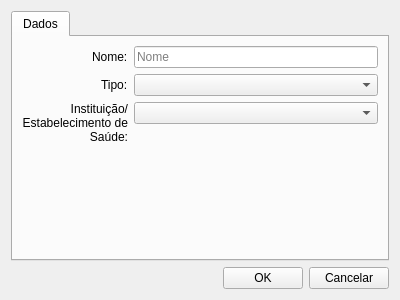
<?xml version="1.0" encoding="UTF-8"?>
<ui version="4.0">
 <class>HealthProfessionalEditView</class>
 <widget class="QDialog" name="HealthProfessionalEditView">
  <property name="geometry">
   <rect>
    <x>0</x>
    <y>0</y>
    <width>400</width>
    <height>300</height>
   </rect>
  </property>
  <property name="windowTitle">
   <string>Plataforma T-TEA - Professional de Saúde</string>
  </property>
  <property name="windowIcon">
   <iconset resource="../resources.qrc">
    <normaloff>:/icons/system/appicon</normaloff>:/icons/system/appicon</iconset>
  </property>
  <property name="modal">
   <bool>true</bool>
  </property>
  <layout class="QVBoxLayout" name="main_layout">
   <item>
    <widget class="QTabWidget" name="tab_healthprofessional">
     <property name="currentIndex">
      <number>0</number>
     </property>
     <widget class="QWidget" name="tab_data">
      <attribute name="title">
       <string>Dados</string>
      </attribute>
      <layout class="QFormLayout" name="details_layout">
       <property name="labelAlignment">
        <set>Qt::AlignmentFlag::AlignRight|Qt::AlignmentFlag::AlignTrailing|Qt::AlignmentFlag::AlignVCenter</set>
       </property>
       <item row="0" column="0">
        <widget class="QLabel" name="lbl_name">
         <property name="text">
          <string>Nome:</string>
         </property>
        </widget>
       </item>
       <item row="0" column="1">
        <widget class="QLineEdit" name="led_name">
         <property name="placeholderText">
          <string>Nome</string>
         </property>
        </widget>
       </item>
       <item row="1" column="0">
        <widget class="QLabel" name="lbl_type">
         <property name="text">
          <string>Tipo:</string>
         </property>
        </widget>
       </item>
       <item row="1" column="1">
        <widget class="QComboBox" name="cbx_type">
         <property name="currentIndex">
          <number>-1</number>
         </property>
        </widget>
       </item>
       <item row="2" column="0">
        <widget class="QLabel" name="lbl_institution">
         <property name="text">
          <string>Instituição/Estabelecimento de Saúde:</string>
         </property>
         <property name="alignment">
          <set>Qt::AlignmentFlag::AlignRight|Qt::AlignmentFlag::AlignTrailing|Qt::AlignmentFlag::AlignVCenter</set>
         </property>
         <property name="wordWrap">
          <bool>true</bool>
         </property>
        </widget>
       </item>
       <item row="2" column="1">
        <widget class="QComboBox" name="cbx_institution">
         <property name="currentIndex">
          <number>-1</number>
         </property>
        </widget>
       </item>
      </layout>
     </widget>
    </widget>
   </item>
   <item>
    <layout class="QHBoxLayout" name="lay_button" stretch="0,0,0">
     <item>
      <spacer name="hs_button">
       <property name="orientation">
        <enum>Qt::Orientation::Horizontal</enum>
       </property>
       <property name="sizeHint" stdset="0">
        <size>
         <width>40</width>
         <height>20</height>
        </size>
       </property>
      </spacer>
     </item>
     <item>
      <widget class="QPushButton" name="pb_ok">
       <property name="sizePolicy">
        <sizepolicy hsizetype="Fixed" vsizetype="Fixed">
         <horstretch>0</horstretch>
         <verstretch>0</verstretch>
        </sizepolicy>
       </property>
       <property name="toolTip">
        <string>Gravar operação corrente</string>
       </property>
       <property name="locale">
        <locale language="Portuguese" country="Brazil"/>
       </property>
       <property name="text">
        <string>OK</string>
       </property>
       <property name="icon">
        <iconset resource="../resources.qrc">
         <normaloff>:/icons/ui/buttons/okicon</normaloff>:/icons/ui/buttons/okicon</iconset>
       </property>
       <property name="autoDefault">
        <bool>false</bool>
       </property>
      </widget>
     </item>
     <item>
      <widget class="QPushButton" name="pb_cancel">
       <property name="sizePolicy">
        <sizepolicy hsizetype="Fixed" vsizetype="Fixed">
         <horstretch>0</horstretch>
         <verstretch>0</verstretch>
        </sizepolicy>
       </property>
       <property name="toolTip">
        <string>Cancelar operação corrente</string>
       </property>
       <property name="text">
        <string>Cancelar</string>
       </property>
       <property name="icon">
        <iconset resource="../resources.qrc">
         <normaloff>:/icons/ui/buttons/cancelicon</normaloff>:/icons/ui/buttons/cancelicon</iconset>
       </property>
       <property name="autoDefault">
        <bool>false</bool>
       </property>
      </widget>
     </item>
    </layout>
   </item>
  </layout>
 </widget>
 <resources>
  <include location="../resources.qrc"/>
 </resources>
 <connections/>
</ui>
